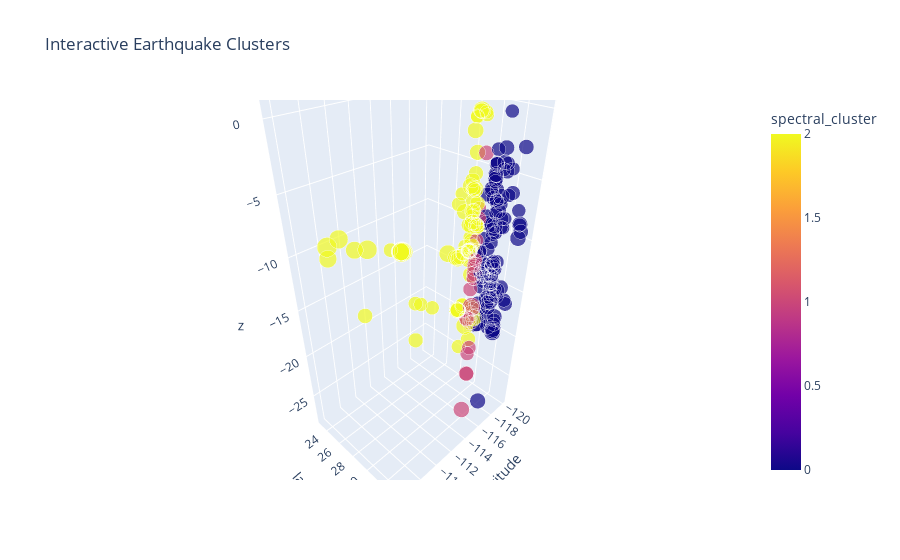

Write notebook code for a chart like this one.
### Code cell
visualize_3d(data, 'spectral_cluster')

### Figure 1 — Plotly figure (JSON) as saved in the notebook; plotly's stock layout.template omitted (floating-point values rounded to 4 significant figures; data arrays with more than 128 entries replaced by an {"elided": "..."} marker saying what was removed)
{"data": [{"customdata": {"elided": "224x2 str values"}, "hovertemplate": "longitude=%{x}<br>latitude=%{y}<br>z=%{z}<br>mag=%{marker.size}<br>id=%{customdata[0]}<br>place=%{customdata[1]}<br>spectral_cluster=%{marker.color}<extra></extra>", "legendgroup": "", "marker": {"color": {"elided": "224 int values"}, "coloraxis": "coloraxis", "size": {"elided": "224 float values"}, "sizemode": "area", "sizeref": 0.014, "symbol": "circle"}, "mode": "markers", "name": "", "scene": "scene", "showlegend": false, "type": "scatter3d", "x": {"elided": "224 float values"}, "y": {"elided": "224 float values"}, "z": {"elided": "224 float values"}}], "layout": {"coloraxis": {"colorbar": {"title": {"text": "spectral_cluster"}}, "colorscale": [[0, "#0d0887"], [0.1111, "#46039f"], [0.2222, "#7201a8"], [0.3333, "#9c179e"], [0.4444, "#bd3786"], [0.5556, "#d8576b"], [0.6667, "#ed7953"], [0.7778, "#fb9f3a"], [0.8889, "#fdca26"], [1, "#f0f921"]]}, "legend": {"itemsizing": "constant", "tracegroupgap": 0}, "scene": {"aspectmode": "data", "domain": {"x": [0, 1], "y": [0, 1]}, "xaxis": {"title": {"text": "longitude"}}, "yaxis": {"title": {"text": "latitude"}}, "zaxis": {"title": {"text": "z"}}}, "title": {"text": "Interactive Earthquake Clusters"}}}
